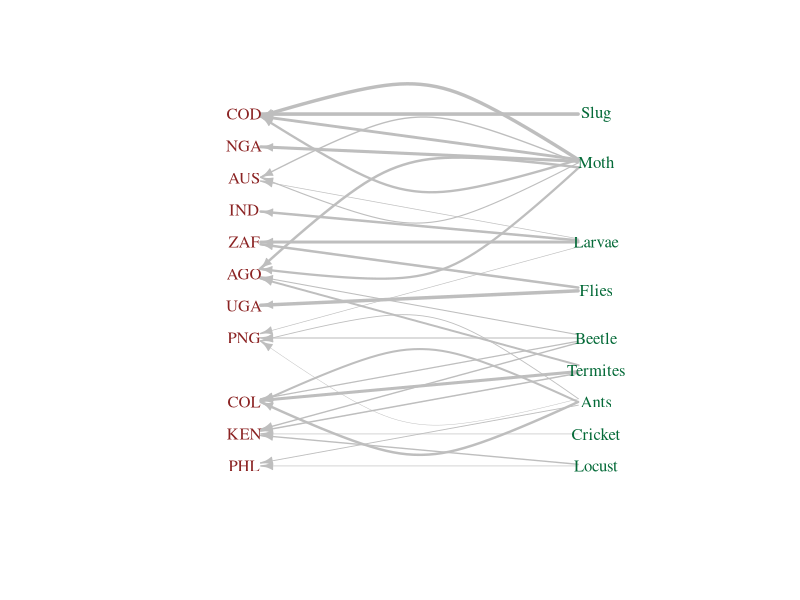

Recreate this plot in R.
library(readr)
EdibleSpecies <- read_delim("Study_1/EdibleSpecies.csv", 
                            delim = ";", escape_double = FALSE, trim_ws = TRUE)
variable.names(EdibleSpecies)
Country <- unique(EdibleSpecies$Country)
Edibles <- EdibleSpecies[c(5,2,4)]

library(igraph)
bn <- graph_from_data_frame(Edibles, directed = TRUE)
summary(bn)
V(bn)$name
E(bn)$Protein
V(bn)$type <- bipartite_mapping(bn)$type
V(bn)$size <- sd(E(bn)$Protein)
V(bn)$shape <- ifelse(V(bn)$type, "none", "none") 
V(bn)$labelcolor <- ifelse(V(bn)$type, "brown4", "#046A38")
E(bn)$color <- "gray"
E(bn)$width <- E(bn)$Protein/20
V(bn)$label.cex = igraph::betweenness(bn)


layout <- layout_as_bipartite(bn)
rotated_layout <- cbind(layout[, 2], -layout[, 1])


png("FS1B.png", width = 7, height = 7, units = 'in', res = 300)
plot(bn, vertex.label = V(bn)$name, layout = rotated_layout, main = "",
     vertex.size = V(bn)$size,
     vertex.label.color = V(bn)$labelcolor, edge.lty = E(bn)$linetype, vertex.shape = V(bn)$shape,
     edge.arrow.size =  min(E(bn)$Protein)/15)
dev.off()
